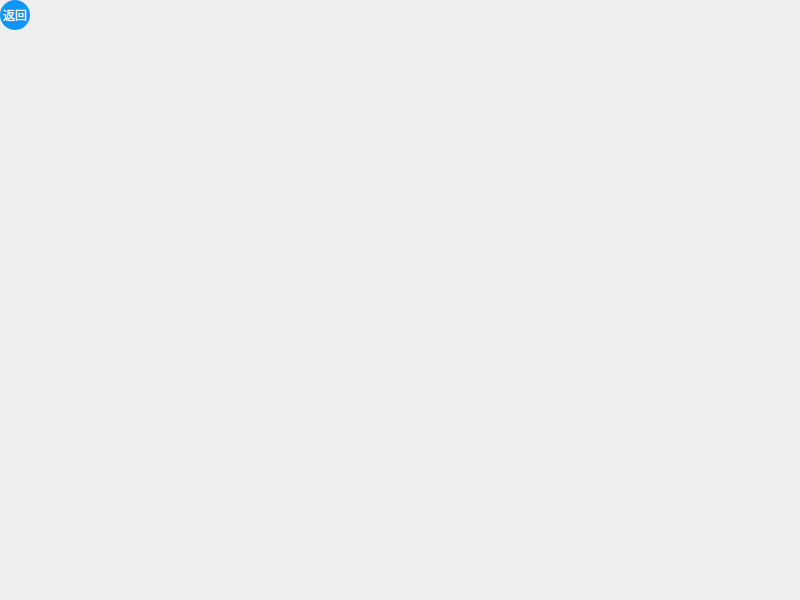
<?xml version="1.0" encoding="UTF-8"?>
<ui version="4.0">
 <class>picture2Dialog</class>
 <widget class="QDialog" name="picture2Dialog">
  <property name="geometry">
   <rect>
    <x>0</x>
    <y>0</y>
    <width>800</width>
    <height>600</height>
   </rect>
  </property>
  <property name="windowTitle">
   <string>Dialog</string>
  </property>
  <property name="styleSheet">
   <string notr="true">#picture2Dialog{border-image: url(:/scenery/weiminghu1.png);}</string>
  </property>
  <widget class="QPushButton" name="pushButton">
   <property name="geometry">
    <rect>
     <x>0</x>
     <y>0</y>
     <width>30</width>
     <height>30</height>
    </rect>
   </property>
   <property name="styleSheet">
    <string notr="true">QPushButton
{
    font-family:Microsoft Yahei;
    font:=10px;
    color:white;
    background-color:rgb(14 , 150 , 254);
    border-radius:15px;
    height:20px;
    width:20px;
}

QPushButton:hover
{
    background-color:rgb(44 , 137 , 255);
}

QPushButton:pressed
{
    background-color:rgb(14 , 150 , 254);
    padding-left:3px;
    padding-top:3px;
}</string>
   </property>
   <property name="text">
    <string>返回</string>
   </property>
  </widget>
 </widget>
 <resources/>
 <connections/>
</ui>
